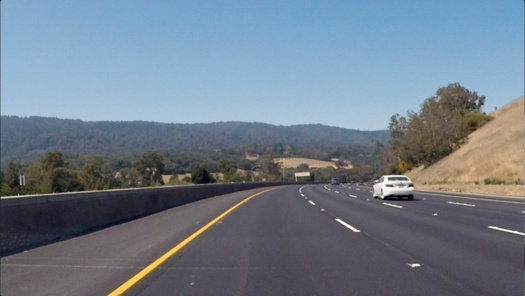
#> input picture Convolutional-Neural-Networks/data/curved_lane.jpg, 525 x 296 px, shrunk from 1280 x 720 before the run
$ jupyter execute 'Creating Custom Filters.ipynb'   (shell and % lines are left out)
#> lines starting #> are read from the running program, lines starting #| are printed output that depends on the picture
# Creating a Filter, Edge Detection

###### Import resources and display image

[cell 1]
#Import librires
import matplotlib.pyplot as plt
import matplotlib.image as mpimg
import cv2
import numpy as np
#Read Image
image=mpimg.imread('data/curved_lane.jpg')
#> image is the input picture: shape (296, 525, 3); mean R, G, B 112.1, 125, 138.7
#Show image
plt.imshow(image)

###### Convert the image to grayscale

[cell 2]
#Convert image to grayscale for filtering
gray=cv2.cvtColor(image,cv2.COLOR_RGB2GRAY)
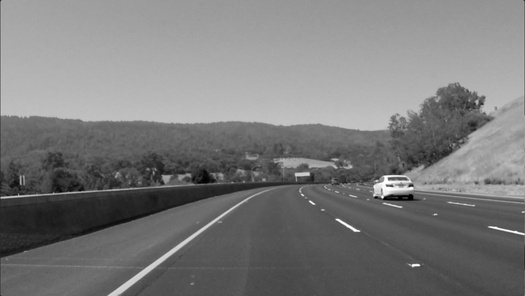
#> gray: shape (296, 525); min 0, max 255, mean 122.7
#Show image
plt.imshow(gray,cmap='gray')

###### Create a custom kernel
Common type of edge detection filter is a Sobel operator.
The Sobel filter is very commonly used in edge detection and in finding patterns in intensity in an image. Applying a Sobel filter to an image is a way of taking (an approximation) of the derivative of the image in the x or y direction, separately.

[cell 3]
#Create a custom kernel
#3x3 array for edge detection
sobel_y=np.array([[-1,-2,-1],
                   [0,0,0],
                   [1,2,1]])

#Create and apply a Sobel x operator
sobel_x=np.array([[-1,0,1],
                [-2,0,2],
                [-1,0,1]])

#Filter the image using filter2D, which has inputs: (grayscale image, bit-depth, kernel)
filtered_image=cv2.filter2D(gray,-1,sobel_y)
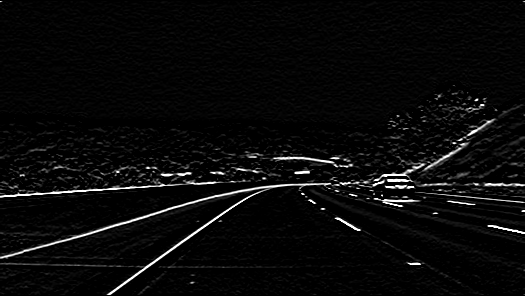
#> filtered_image: shape (296, 525); min 0, max 255, mean 9.7
filtered_image_2=cv2.filter2D(gray,-1,sobel_x)
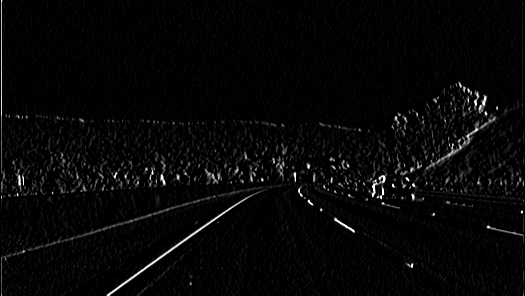
#> filtered_image_2: shape (296, 525); min 0, max 255, mean 6.7
#Show sobel_y image
plt.imshow(filtered_image,cmap='gray')
plt.title("sobel y")
plt.show()
#Show sobel_x image
plt.imshow(filtered_image_2,cmap='gray')
plt.title('Sobel x')
plt.show()

###### Test out other filters!

You're encouraged to create other kinds of filters and apply them to see what happens! As an **optional exercise**, try the following:
* Create a filter with decimal value weights.
* Create a 5x5 filter
* Apply your filters to the other images in the `images` directory.

[cell 4]
#Read image
image2=mpimg.imread('data/white_lines.jpg')
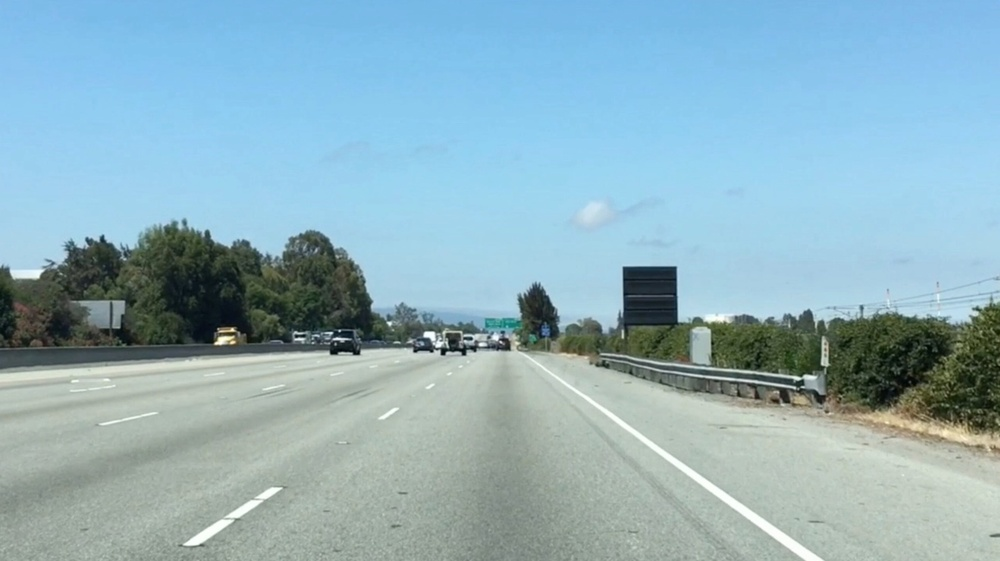
#> input picture Convolutional-Neural-Networks/data/white_lines.jpg, 1000 x 561 px, shrunk from 2436 x 1366 before the run
#> image2 is the input picture: shape (561, 1000, 3); mean R, G, B 143.6, 177.1, 188.4
#Show image
plt.imshow(image2)

[cell 5]
#Convert image to grayscale for filtering
gray2=cv2.cvtColor(image2,cv2.COLOR_RGB2GRAY)
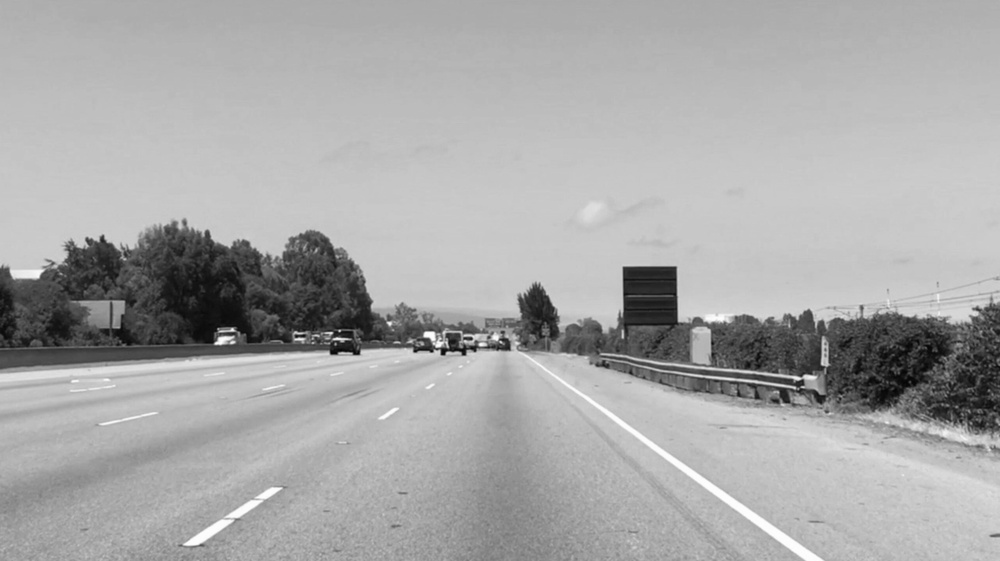
#> gray2: shape (561, 1000); min 3, max 255, mean 168.3
#Show image
plt.imshow(gray2,cmap='gray')

[cell 6]
#5x5 filter with decimal value weights array for edge detection
sobel_decimal=np.array([[-1,-1,-2.5,-1,-1],
                        [-1,-1,-2.5,-1,-1],
                        [0,0,0,0,0],
                        [1,1,2.5,1,1],
                        [1,1,2.5,1,1]])
#Filter the image using filter2D, which has inputs: (grayscale image, bit-depth, kernel)
filtered_image2=cv2.filter2D(gray2,-1,sobel_decimal)
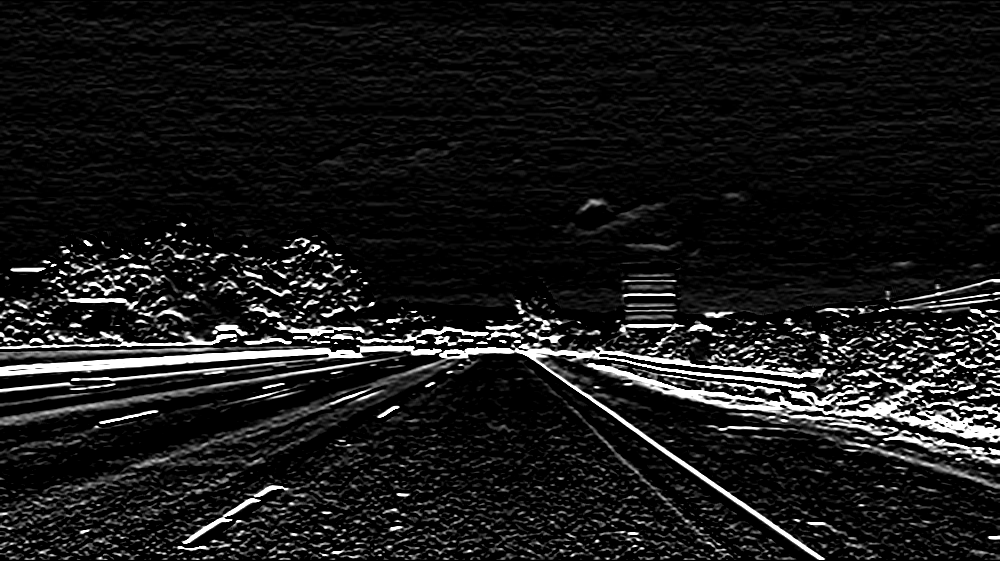
#> filtered_image2: shape (561, 1000); min 0, max 255, mean 25.2
#Show image
plt.title("5x5 filter with decimal value weights array ")
plt.imshow(filtered_image2,cmap='gray')
